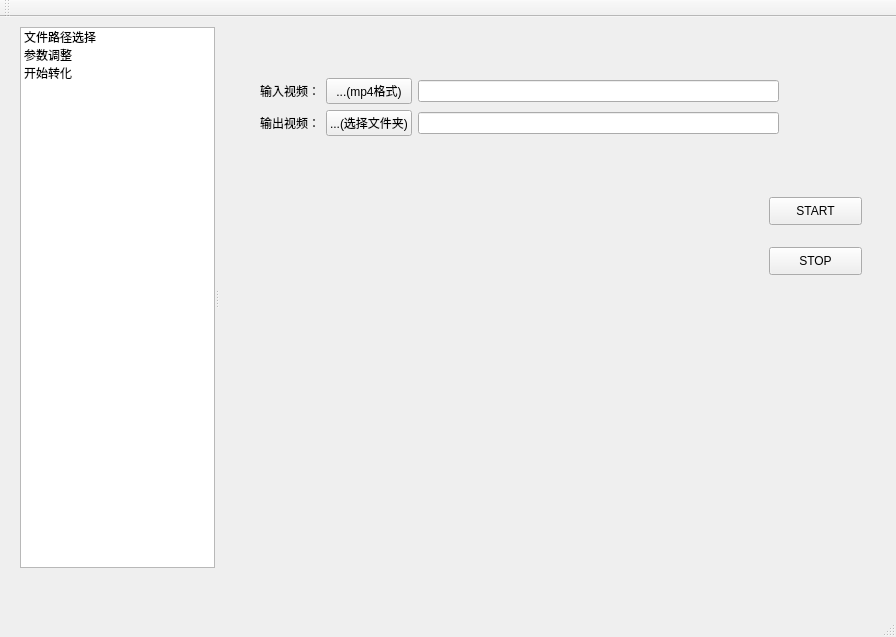
<?xml version="1.0" encoding="UTF-8"?>
<ui version="4.0">
 <class>mul_thread_qtClass</class>
 <widget class="QMainWindow" name="mul_thread_qtClass">
  <property name="geometry">
   <rect>
    <x>0</x>
    <y>0</y>
    <width>896</width>
    <height>637</height>
   </rect>
  </property>
  <property name="windowTitle">
   <string>mul_thread_qt</string>
  </property>
  <widget class="QWidget" name="centralWidget">
   <widget class="QSplitter" name="splitter">
    <property name="geometry">
     <rect>
      <x>20</x>
      <y>10</y>
      <width>851</width>
      <height>541</height>
     </rect>
    </property>
    <property name="orientation">
     <enum>Qt::Horizontal</enum>
    </property>
    <widget class="QListWidget" name="listWidget">
     <property name="minimumSize">
      <size>
       <width>195</width>
       <height>541</height>
      </size>
     </property>
     <property name="maximumSize">
      <size>
       <width>195</width>
       <height>541</height>
      </size>
     </property>
     <item>
      <property name="text">
       <string>文件路径选择</string>
      </property>
     </item>
     <item>
      <property name="text">
       <string>参数调整</string>
      </property>
     </item>
     <item>
      <property name="text">
       <string>开始转化</string>
      </property>
     </item>
    </widget>
    <widget class="QStackedWidget" name="stackedWidget">
     <property name="minimumSize">
      <size>
       <width>650</width>
       <height>541</height>
      </size>
     </property>
     <property name="maximumSize">
      <size>
       <width>650</width>
       <height>541</height>
      </size>
     </property>
     <widget class="QWidget" name="page">
      <widget class="QWidget" name="layoutWidget">
       <property name="geometry">
        <rect>
         <x>30</x>
         <y>40</y>
         <width>541</width>
         <height>81</height>
        </rect>
       </property>
       <layout class="QGridLayout" name="gridLayout">
        <item row="0" column="0">
         <widget class="QLabel" name="label">
          <property name="text">
           <string>输入视频：</string>
          </property>
         </widget>
        </item>
        <item row="0" column="1">
         <widget class="QPushButton" name="pushButton">
          <property name="text">
           <string>...(mp4格式)</string>
          </property>
         </widget>
        </item>
        <item row="0" column="2">
         <widget class="QLineEdit" name="lineEdit"/>
        </item>
        <item row="1" column="0">
         <widget class="QLabel" name="label_2">
          <property name="text">
           <string>输出视频：</string>
          </property>
         </widget>
        </item>
        <item row="1" column="1">
         <widget class="QPushButton" name="pushButton_2">
          <property name="text">
           <string>...(选择文件夹)</string>
          </property>
         </widget>
        </item>
        <item row="1" column="2">
         <widget class="QLineEdit" name="lineEdit_2"/>
        </item>
       </layout>
      </widget>
      <widget class="QPushButton" name="startPlaybut">
       <property name="geometry">
        <rect>
         <x>550</x>
         <y>170</y>
         <width>93</width>
         <height>28</height>
        </rect>
       </property>
       <property name="text">
        <string>START</string>
       </property>
      </widget>
      <widget class="QWidget" name="gridLayoutWidget">
       <property name="geometry">
        <rect>
         <x>30</x>
         <y>160</y>
         <width>491</width>
         <height>371</height>
        </rect>
       </property>
       <layout class="QGridLayout" name="gridLayout_3"/>
      </widget>
      <widget class="QPushButton" name="stopPlaybut">
       <property name="geometry">
        <rect>
         <x>550</x>
         <y>220</y>
         <width>93</width>
         <height>28</height>
        </rect>
       </property>
       <property name="text">
        <string>STOP</string>
       </property>
      </widget>
     </widget>
     <widget class="QWidget" name="page_2">
      <widget class="QWidget" name="layoutWidget">
       <property name="geometry">
        <rect>
         <x>40</x>
         <y>20</y>
         <width>563</width>
         <height>501</height>
        </rect>
       </property>
       <layout class="QVBoxLayout" name="verticalLayout">
        <item>
         <widget class="QFrame" name="frame">
          <property name="minimumSize">
           <size>
            <width>561</width>
            <height>111</height>
           </size>
          </property>
          <property name="maximumSize">
           <size>
            <width>561</width>
            <height>111</height>
           </size>
          </property>
          <property name="frameShape">
           <enum>QFrame::StyledPanel</enum>
          </property>
          <property name="frameShadow">
           <enum>QFrame::Raised</enum>
          </property>
          <widget class="QWidget" name="layoutWidget">
           <property name="geometry">
            <rect>
             <x>50</x>
             <y>0</y>
             <width>197</width>
             <height>103</height>
            </rect>
           </property>
           <layout class="QHBoxLayout" name="horizontalLayout">
            <item>
             <layout class="QGridLayout" name="gridLayout_2">
              <item row="3" column="1">
               <widget class="QSpinBox" name="spinBox_2"/>
              </item>
              <item row="3" column="0">
               <widget class="QLabel" name="label_5">
                <property name="text">
                 <string>归一化</string>
                </property>
               </widget>
              </item>
              <item row="2" column="0">
               <widget class="QLabel" name="label_4">
                <property name="text">
                 <string>模糊</string>
                </property>
               </widget>
              </item>
              <item row="2" column="1">
               <widget class="QSpinBox" name="spinBox"/>
              </item>
              <item row="1" column="0">
               <widget class="QLabel" name="label_6">
                <property name="text">
                 <string>线程数目</string>
                </property>
               </widget>
              </item>
              <item row="1" column="1">
               <widget class="QSpinBox" name="spinBox_3"/>
              </item>
             </layout>
            </item>
            <item>
             <widget class="QPushButton" name="pushButton_3">
              <property name="minimumSize">
               <size>
                <width>61</width>
                <height>51</height>
               </size>
              </property>
              <property name="maximumSize">
               <size>
                <width>61</width>
                <height>51</height>
               </size>
              </property>
              <property name="text">
               <string>测试</string>
              </property>
             </widget>
            </item>
           </layout>
          </widget>
         </widget>
        </item>
        <item>
         <widget class="QLabel" name="label_3">
          <property name="minimumSize">
           <size>
            <width>561</width>
            <height>381</height>
           </size>
          </property>
          <property name="maximumSize">
           <size>
            <width>561</width>
            <height>381</height>
           </size>
          </property>
          <property name="text">
           <string/>
          </property>
         </widget>
        </item>
       </layout>
      </widget>
     </widget>
     <widget class="QWidget" name="page_3">
      <widget class="QWidget" name="layoutWidget">
       <property name="geometry">
        <rect>
         <x>20</x>
         <y>70</y>
         <width>218</width>
         <height>30</height>
        </rect>
       </property>
       <layout class="QHBoxLayout" name="horizontalLayout_2">
        <item>
         <widget class="QPushButton" name="pushButton_4">
          <property name="text">
           <string>开始转化</string>
          </property>
         </widget>
        </item>
        <item>
         <widget class="QProgressBar" name="progressBar">
          <property name="value">
           <number>0</number>
          </property>
         </widget>
        </item>
       </layout>
      </widget>
     </widget>
    </widget>
   </widget>
  </widget>
  <widget class="QMenuBar" name="menuBar">
   <property name="geometry">
    <rect>
     <x>0</x>
     <y>0</y>
     <width>896</width>
     <height>26</height>
    </rect>
   </property>
  </widget>
  <widget class="QToolBar" name="mainToolBar">
   <attribute name="toolBarArea">
    <enum>TopToolBarArea</enum>
   </attribute>
   <attribute name="toolBarBreak">
    <bool>false</bool>
   </attribute>
  </widget>
  <widget class="QStatusBar" name="statusBar"/>
 </widget>
 <layoutdefault spacing="6" margin="11"/>
 <resources>
  <include location="mul_thread_qt.qrc"/>
 </resources>
 <connections/>
</ui>
